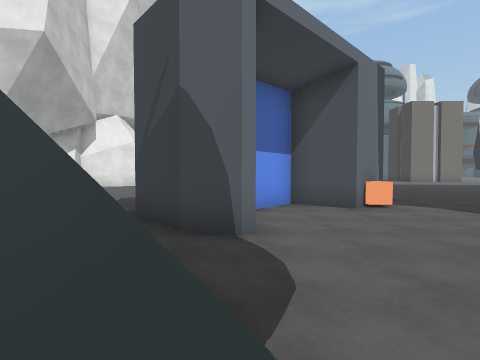
[1] (above)

24 first-person views from a walk through a Unity game level. The camera is 1.4 m above the floor, tilts 2° down and sees 80° across. The floor is counted in squares, 2 m on a side. Each view is taken from the middle of a square. On the plan, view 1 faces up. The plan holds only what a view shows up to about 10 squares ahead; the rest is blank. The place goes on beyond the plan. The player character is not drawn. Some surface patterns are stand-ins.

[2]
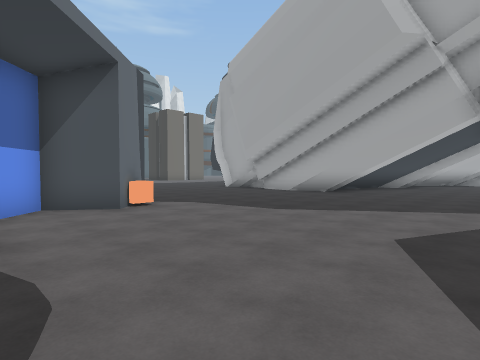

[3]
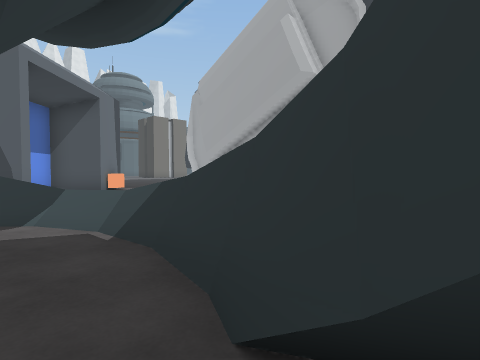

[4]
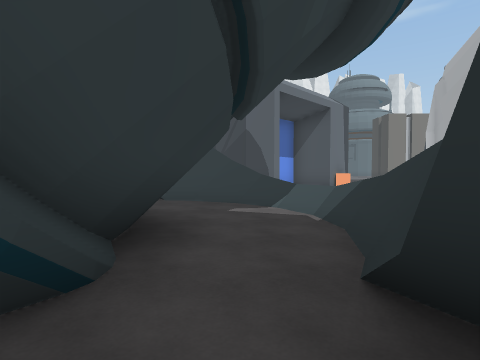

[5]
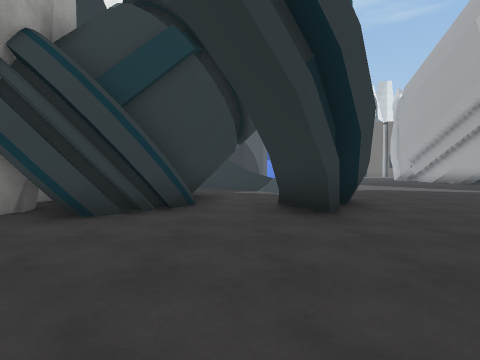

[6]
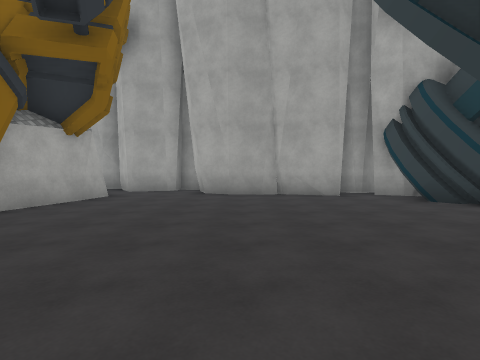

[7]
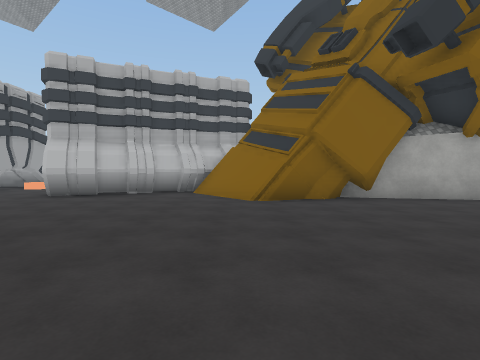

[8]
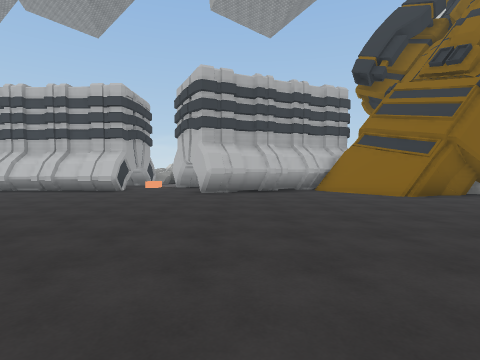

[9]
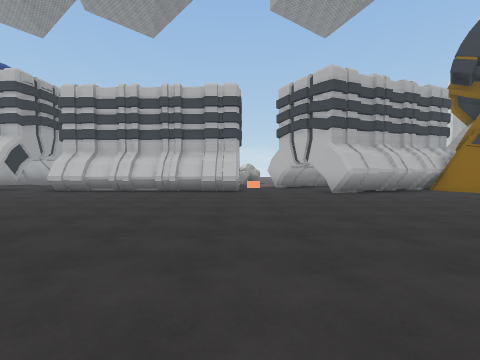

[10]
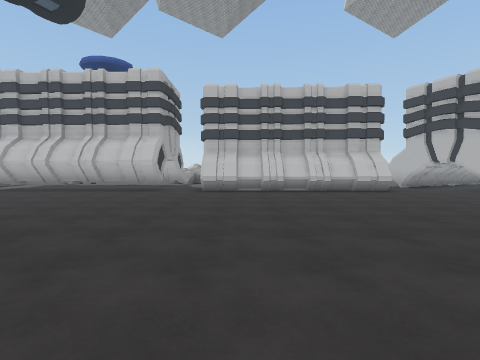

[11]
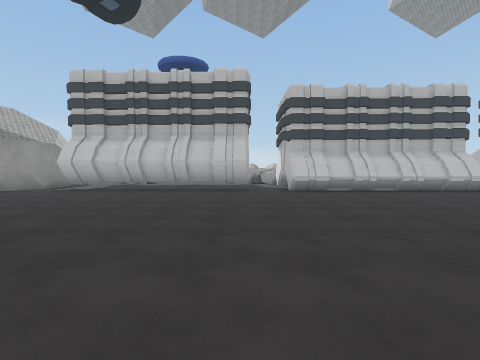

[12]
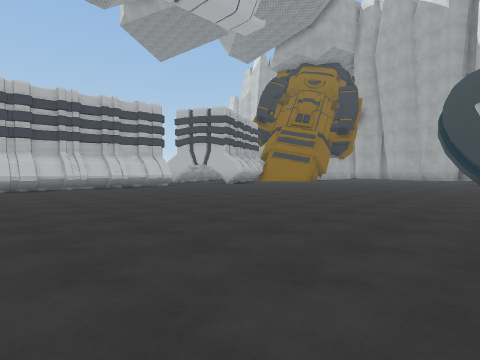

[13]
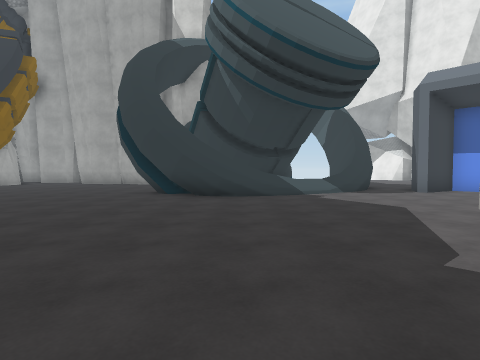

[14]
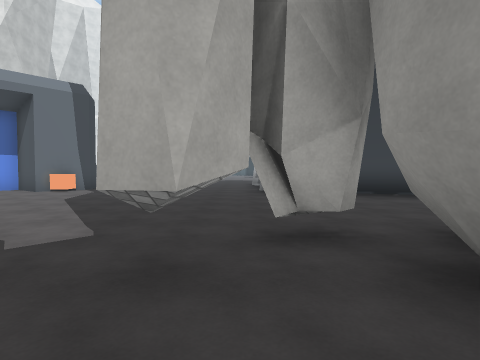

[15]
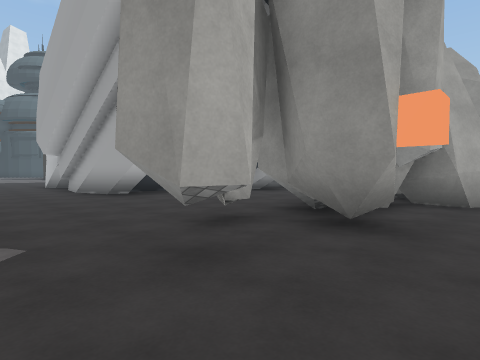

[16]
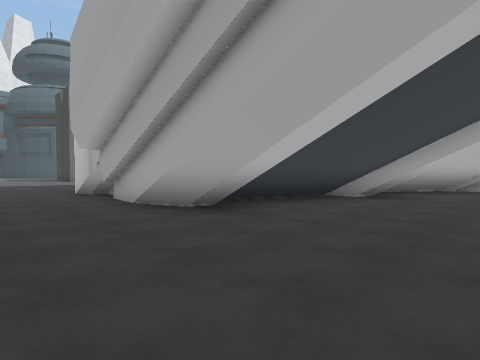

[17]
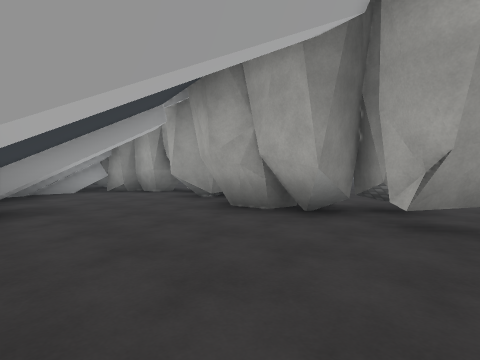

[18]
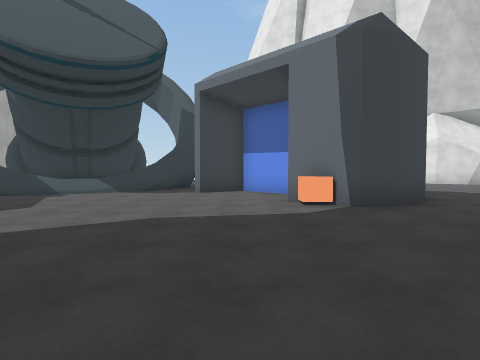

[19]
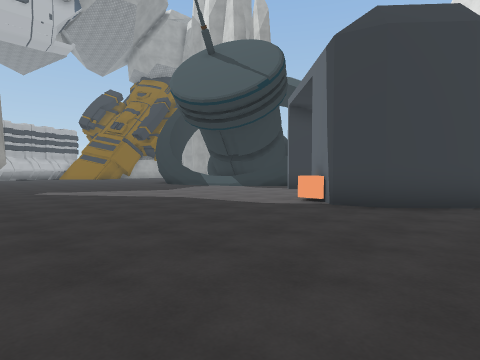

[20]
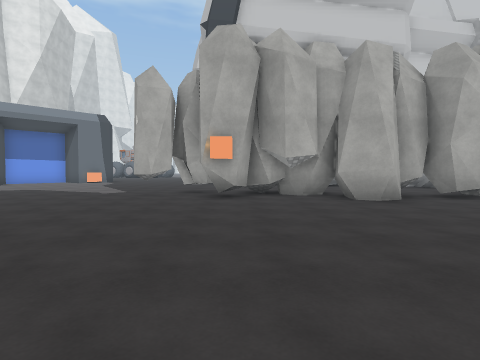

[21]
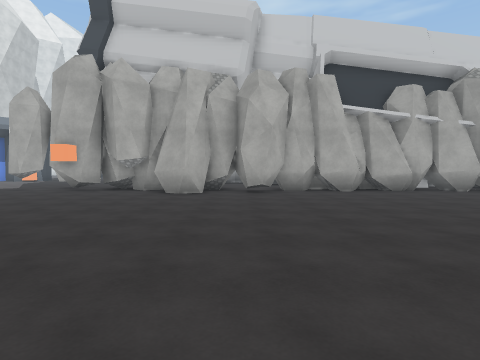

[22]
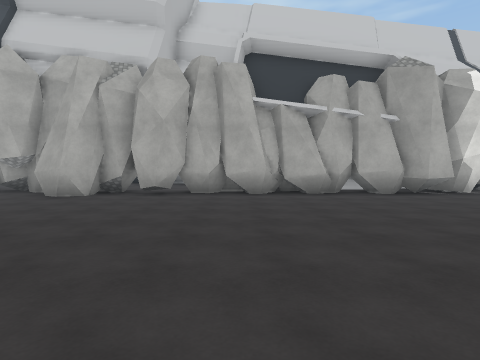

[23]
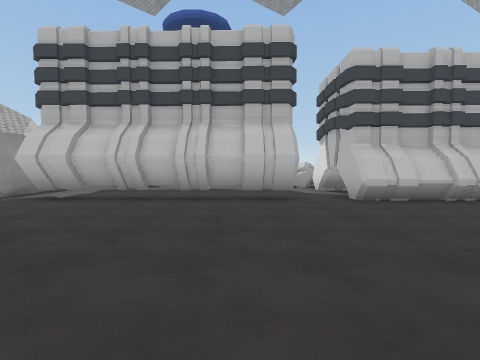

[24]
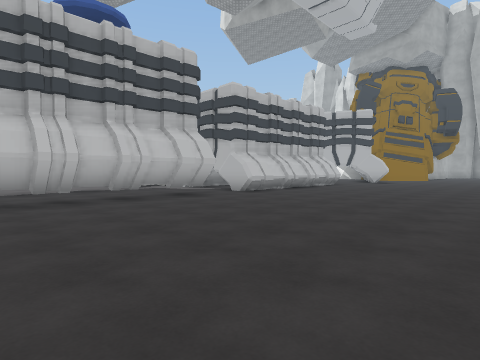

### Floor plan
Key: @ floor where view 1 was taken; # wall or solid block; . floor; / step, stairs or slope; = window, fence, low wall or low ledge; T thing the floor can be seen under or through; O other object.
Columns run from 7 left of view 1 to 23 right of it. Each row starts with its distance up from view 1.
 10          ........#
  9          #.......#
  8          ##......#
  7        ###O......#
  6       ##..O......#
  5      ##..........#####
  4       ##.........########
  3       ................####
  2     ###..................##
  1     ..==..................#
  0      ..@/.......TTTTT##..##
 -1      #./=......#TTTTT##########
 -2      #.=#........TT..####.###.#
 -3   #  #.##......................
 -4   ####.##......................
 -5  ####..#.......................
 -6  ##............................
 -7   #...........................
 -8   #............................
 -9  ##............................
-10 ##.............................
-11 #..............................
-12 ##.............................
-13 ##########.....................
-14          ##.###..###...........
-15          ######..#######.######

Positions as (right, up) in squares from view 1, and headings:
1: (0, 0), facing up
2: (0, 0), facing up-right
3: (-1, -4), facing up-right
4: (-1, -5), facing up
5: (-1, -9), facing up
6: (3, -9), facing left
7: (2, -6), facing down
8: (6, -5), facing down
9: (10, -5), facing down
10: (15, -5), facing down
11: (18, -5), facing down
12: (17, -3), facing down-left
13: (9, -2), facing left
14: (9, -3), facing up
15: (7, -3), facing up-right
16: (7, 1), facing up-right
17: (9, 4), facing down-right
18: (9, 5), facing left
19: (9, 10), facing down-left
20: (11, -9), facing up
21: (16, -11), facing up
22: (19, -10), facing up
23: (19, -8), facing down
24: (23, -8), facing down-left
